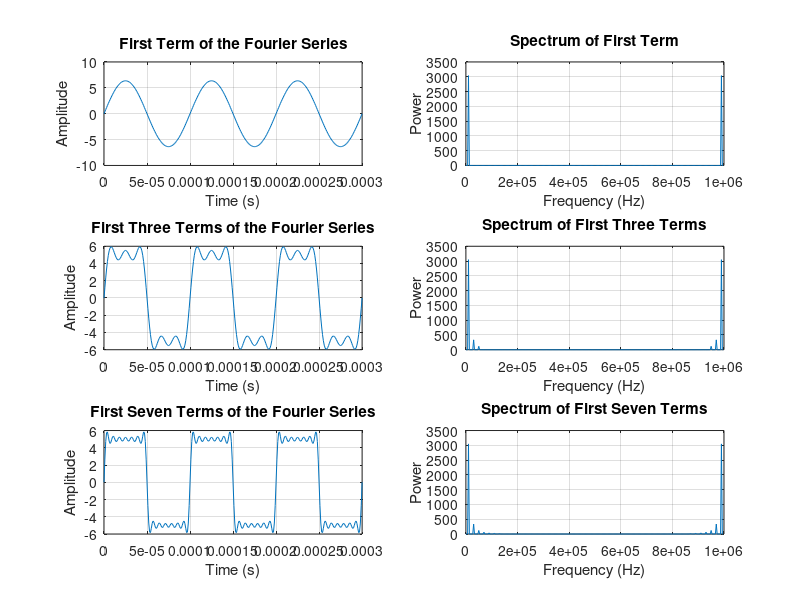

Write MATLAB code to recreate this figure.
% Notes:
% - The Fourier series represents a function as a sum of sinusoidal functions.
% - The square wave can be approximated by summing the terms of its Fourier series.
% - The 'fft' function is used to compute the discrete Fourier transform, which helps in spectral analysis.

% Define Parameters
A = 5; % Amplitude of the square wave
T = 0.1e-3; % Period of the square wave (0.1 ms)
f0 = 1/T; % Fundamental frequency
t = 0:1e-6:3*T; % Time vector with a duration of 3 periods

% 1. Graph the first term of the Fourier Series representation of the square wave
% with amplitude A = 5 and period T = 0.1 ms. Additionally, plot its spectrum.

% First Term of the Fourier Series
y1 = (4*A/pi) * sin(2*pi*f0*t);

% Plot the First Term of the Fourier Series
figure;
subplot(3, 2, 1);
plot(t, y1);
title('First Term of the Fourier Series');
xlabel('Time (s)');
ylabel('Amplitude');
grid;

% Compute and Plot the Spectrum of the First Term
Y1 = fft(y1);
f = (0:length(Y1)-1) * (1/(length(Y1) * (t(2) - t(1)))); % Frequency vector
Pyy1 = abs(Y1).^2 / length(Y1); % Power spectral density

subplot(3, 2, 2);
plot(f, Pyy1);
title('Spectrum of First Term');
xlabel('Frequency (Hz)');
ylabel('Power');
grid;

% 2. Graph the first three terms of the Fourier Series and plot their combined spectrum.

% First Three Terms of the Fourier Series
y2 = y1 + (4*A/pi) * (1/3) * sin(2*pi*3*f0*t) + (4*A/pi) * (1/5) * sin(2*pi*5*f0*t);

% Plot the First Three Terms of the Fourier Series
subplot(3, 2, 3);
plot(t, y2);
title('First Three Terms of the Fourier Series');
xlabel('Time (s)');
ylabel('Amplitude');
grid;

% Compute and Plot the Spectrum of the First Three Terms
Y2 = fft(y2);
Pyy2 = abs(Y2).^2 / length(Y2); % Power spectral density

subplot(3, 2, 4);
plot(f, Pyy2);
title('Spectrum of First Three Terms');
xlabel('Frequency (Hz)');
ylabel('Power');
grid;

% 3. Graph the first seven terms of the Fourier Series and plot their combined spectrum.

% First Seven Terms of the Fourier Series
y3 = y2 + (4*A/pi) * (1/7) * sin(2*pi*7*f0*t) + (4*A/pi) * (1/9) * sin(2*pi*9*f0*t) + ...
    (4*A/pi) * (1/11) * sin(2*pi*11*f0*t) + (4*A/pi) * (1/13) * sin(2*pi*13*f0*t);

% Plot the First Seven Terms of the Fourier Series
subplot(3, 2, 5);
plot(t, y3);
title('First Seven Terms of the Fourier Series');
xlabel('Time (s)');
ylabel('Amplitude');
grid;

% Compute and Plot the Spectrum of the First Seven Terms
Y3 = fft(y3);
Pyy3 = abs(Y3).^2 / length(Y3); % Power spectral density

subplot(3, 2, 6);
plot(f, Pyy3);
title('Spectrum of First Seven Terms');
xlabel('Frequency (Hz)');
ylabel('Power');
grid;
